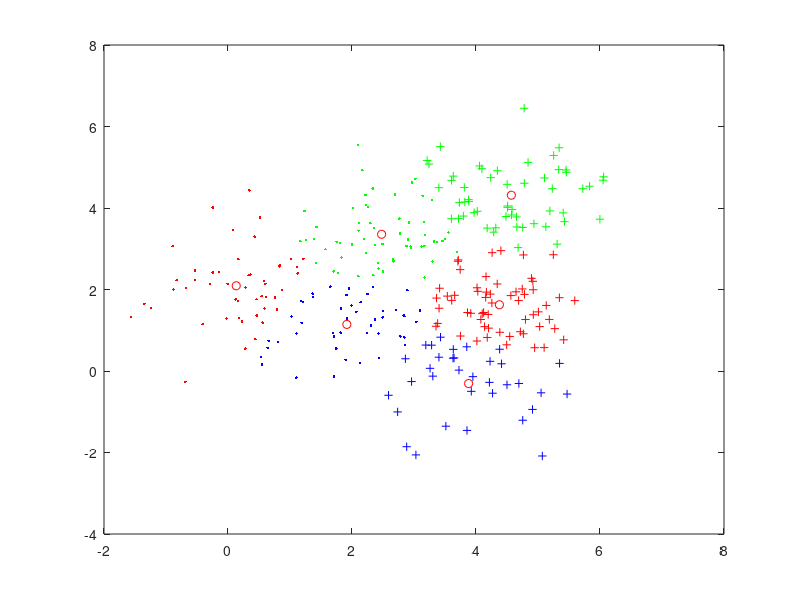

Source code (MATLAB):
% k-means clustering; 
clc
clear

% change the value to 0 to run just kmeans without comparing to brute force
% method; 
iscomparebruteforce = 0; 

%%%%%%%%%%%%%%%%%%%%%%%%%%%%%%%%%%%%%%%%%%%%%%%%%%%%%%%%%%%%%%%%%%%%%%%%%%
%% k-means algorithm; 
% greed algorithm trying to minimize the objective function; 
%
dim = 2; % dimension of the data points; 
% change to larger number of data points and cno = 3 after comparison with brute force
% method
if (iscomparebruteforce == 1)
    m = 6; % number of data points; 
    % fix the seed of the random number generator, so each time generate
    % the same random points; 
    randn('seed', 1); 
    x = [...
        randn(dim, m) + repmat([4,1]', 1, m), ...
        randn(dim, m) + repmat([4,4]', 1, m), ...
        randn(dim, m) + repmat([1,2]', 1, m)]; 
    
    % number of clusters; 
    cno = 2; 
else
    m = 100; % number of data points; 
    % fix the seed of the random number generator, so each time generate
    % the same random points; 
    randn('seed', 1);     
    x = [...
        randn(dim, m) + repmat([4,1]', 1, m), ...
        randn(dim, m) + repmat([4,4]', 1, m), ...
        randn(dim, m) + repmat([1,2]', 1, m)]; 
    
    % number of clusters; 
    cno = 6;     
end
m = size(x, 2); 

%%
% randomly initialize the cluster center; since the seed for function rand
% is not fixed, every time it is a different matrix; 
rand('seed', sum(clock));
c = 6*rand(dim, cno); 
c_old = c + 10; 

figure; 
i = 1; 
% check whether the cluster centers still change; 
tic
while (norm(c - c_old, 'fro') > 1e-6)
    fprintf(1, '--iteration %d \n', i);
    
    % record previous c; 
    c_old = c; 
    
    % assign data points to current cluster; 
    for j = 1:m % loop through data points; 
        tmp_distance = zeros(1, cno); 
        for k = 1:cno % through centers; 
            tmp_distance(k) = sum((x(:,j) - c(:,k)).^2); % norm(x(:,j) - c(:,k)); 
        end
        [~,k_star] = min(tmp_distance); % ~ ignores the first argument; 
        P(j, :) = zeros(1, cno); 
        P(j, k_star) = 1; 
    end
        
    % adjust the cluster centers according to current assignment;     
    cstr = {'r.', 'b.', 'g.', 'r+', 'b+', 'g+'};
    obj = 0; 
    for k = 1:cno
        idx = find(P(:,k)>0); 
        nopoints = length(idx);  
        if (nopoints == 0) 
            % a cener has never been assigned a data point; 
            % re-initialize the center; 
            c(:,k) = rand(dim,1);  
        else
            % equivalent to sum(x(:,idx), 2) ./ nopoints;            
            c(:,k) = x * P(:,k) ./ nopoints;         
            plot(x(1,idx),x(2,idx), cstr{k});             
            hold on;
        end
        obj = obj + sum(sum((x(:,idx) - repmat(c(:,k), 1, nopoints)).^2)); 
    end
    
    plot(c(1,:),c(2,:), 'ro'); 
    hold off; 
    drawnow;
    
    M(i) = getframe(gcf);
    pause(1)
    
    i = i + 1;     
end   
toc 
% kmeans will be much faster than brute force enumeration, even after we
% have the additional pause 1 second and visualization in the codes; 

% run it several times and you will see that objective function is
% different; 
obj

% play movie; 
% movie(M, 10);
% save movie to avi files; 
% movie2avi(M, 'M.avi'); 

%%%%%%%%%%%%%%%%%%%%%%%%%%%%%%%%%%%%%%%%%%%%%%%%%%%%%%%%%%%%%%%%%%%%%%%%%%
%% enumerating all possibilities is computational intensive; 
% we can only work with a small number data points; 
%
if (iscomparebruteforce == 1)
    
    % enumerate all possibility; 
    best_obj = 1e7; 
    result = []; 
    tic
    for i = 1:(m-1)
        fprintf(1, '-- case %d\n', i); 
        partition1 = nchoosek((1:m), i); 
        for j = 1:size(partition1, 1)
            obj = 0; 
            group1_idx = partition1(j,:); 
            center1 = sum(x(:,group1_idx), 2) ./ length(group1_idx); 

            obj = obj + sum(sum((x(:,group1_idx) - repmat(center1, 1, length(group1_idx))).^2)); 
            % equivalent: 
    %         for l = 1:length(group1_idx)
    %             obj = obj + sum((x(:,group1_idx(l)) - center1).^2); 
    %         end

            group2_idx = setdiff((1:m), group1_idx); 
            center2 = sum(x(:,group2_idx), 2) ./ length(group2_idx); 
            for l = 1:length(group2_idx)
                obj = obj + sum((x(:,group2_idx(l)) - center2).^2); 
            end    

            if (obj < best_obj)
                result = group1_idx; 
                best_obj = obj; 
            end
        end
    end
    toc
    % look at the objective function; the objective function of brute force
    % enumerate is smaller! kmeans only find a local minimum in this case; 
    best_obj

end

%%
ra = randn(m, 1); 
idx1 = find(ra > 0); 
idx2 = setdiff((1:m)', idx1); 

center1 = mean(x(:,idx1),2); 
center2 = mean(x(:,idx2),2); 

newobj = sum(sum((x(:,idx1) - repmat(center1, 1, length(idx1))).^2)) + ...
    sum(sum((x(:,idx2) - repmat(center2, 1, length(idx2))).^2)); 

newobj


